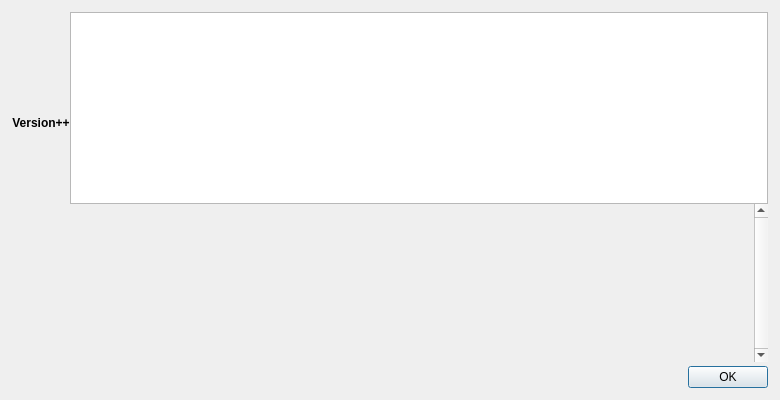
<?xml version="1.0" encoding="UTF-8"?>
<ui version="4.0">
 <class>HelpMessageDialog</class>
 <widget class="QDialog" name="HelpMessageDialog">
  <property name="geometry">
   <rect>
    <x>0</x>
    <y>0</y>
    <width>780</width>
    <height>400</height>
   </rect>
  </property>
  <layout class="QHBoxLayout" name="horizontalLayout_2">
   <property name="spacing">
    <number>0</number>
   </property>
   <property name="leftMargin">
    <number>12</number>
   </property>
   <property name="topMargin">
    <number>12</number>
   </property>
   <property name="rightMargin">
    <number>12</number>
   </property>
   <property name="bottomMargin">
    <number>12</number>
   </property>
   <item>
    <layout class="QVBoxLayout" name="verticalLayoutLogo" stretch="0,0,0">
     <property name="leftMargin">
      <number>0</number>
     </property>
     <property name="topMargin">
      <number>4</number>
     </property>
     <property name="rightMargin">
      <number>0</number>
     </property>
     <item>
      <widget class="QLabel" name="aboutLogo">
       <property name="sizePolicy">
        <sizepolicy hsizetype="Preferred" vsizetype="Ignored">
         <horstretch>0</horstretch>
         <verstretch>0</verstretch>
        </sizepolicy>
       </property>
       <property name="maximumSize">
        <size>
         <width>100</width>
         <height>100</height>
        </size>
       </property>
       <property name="pixmap">
        <pixmap resource="../bitcoin.qrc">:/icons/bitcoin</pixmap>
       </property>
       <property name="scaledContents">
        <bool>true</bool>
       </property>
       <property name="alignment">
        <set>Qt::AlignLeading|Qt::AlignLeft|Qt::AlignTop</set>
       </property>
      </widget>
     </item>
     <item>
      <widget class="QLabel" name="versionPlusPlusLabel">
       <property name="maximumSize">
        <size>
         <width>16777215</width>
         <height>30</height>
        </size>
       </property>
       <property name="font">
        <font>
         <weight>75</weight>
         <bold>true</bold>
        </font>
       </property>
       <property name="text">
        <string>Version++</string>
       </property>
       <property name="scaledContents">
        <bool>false</bool>
       </property>
       <property name="alignment">
        <set>Qt::AlignHCenter|Qt::AlignTop</set>
       </property>
       <property name="wordWrap">
        <bool>true</bool>
       </property>
       <property name="openExternalLinks">
        <bool>false</bool>
       </property>
      </widget>
     </item>
     <item>
      <widget class="QFrame" name="frame">
       <property name="frameShape">
        <enum>QFrame::NoFrame</enum>
       </property>
       <property name="frameShadow">
        <enum>QFrame::Raised</enum>
       </property>
      </widget>
     </item>
    </layout>
   </item>
   <item>
    <layout class="QVBoxLayout" name="verticalLayout">
     <item>
      <widget class="QTextEdit" name="helpMessage">
       <property name="readOnly">
        <bool>true</bool>
       </property>
      </widget>
     </item>
     <item>
      <widget class="QScrollArea" name="scrollArea">
       <property name="frameShape">
        <enum>QFrame::NoFrame</enum>
       </property>
       <property name="verticalScrollBarPolicy">
        <enum>Qt::ScrollBarAlwaysOn</enum>
       </property>
       <property name="widgetResizable">
        <bool>true</bool>
       </property>
       <widget class="QWidget" name="scrollAreaWidgetContents">
        <property name="geometry">
         <rect>
          <x>0</x>
          <y>0</y>
          <width>638</width>
          <height>135</height>
         </rect>
        </property>
        <layout class="QVBoxLayout" name="verticalLayout_2">
         <item>
          <widget class="QLabel" name="aboutMessage">
           <property name="cursor">
            <cursorShape>IBeamCursor</cursorShape>
           </property>
           <property name="textFormat">
            <enum>Qt::PlainText</enum>
           </property>
           <property name="alignment">
            <set>Qt::AlignLeading|Qt::AlignLeft|Qt::AlignTop</set>
           </property>
           <property name="openExternalLinks">
            <bool>true</bool>
           </property>
           <property name="textInteractionFlags">
            <set>Qt::LinksAccessibleByMouse|Qt::TextSelectableByKeyboard|Qt::TextSelectableByMouse</set>
           </property>
          </widget>
         </item>
        </layout>
       </widget>
      </widget>
     </item>
     <item>
      <spacer name="verticalSpacer">
       <property name="orientation">
        <enum>Qt::Vertical</enum>
       </property>
       <property name="sizeType">
        <enum>QSizePolicy::Fixed</enum>
       </property>
       <property name="sizeHint" stdset="0">
        <size>
         <width>4</width>
         <height>4</height>
        </size>
       </property>
      </spacer>
     </item>
     <item>
      <widget class="QDialogButtonBox" name="okButton">
       <property name="orientation">
        <enum>Qt::Horizontal</enum>
       </property>
       <property name="standardButtons">
        <set>QDialogButtonBox::Ok</set>
       </property>
      </widget>
     </item>
    </layout>
   </item>
  </layout>
 </widget>
 <resources>
  <include location="../bitcoin.qrc"/>
 </resources>
 <connections>
  <connection>
   <sender>okButton</sender>
   <signal>accepted()</signal>
   <receiver>HelpMessageDialog</receiver>
   <slot>accept()</slot>
   <hints>
    <hint type="sourcelabel">
     <x>20</x>
     <y>20</y>
    </hint>
    <hint type="destinationlabel">
     <x>20</x>
     <y>20</y>
    </hint>
   </hints>
  </connection>
  <connection>
   <sender>okButton</sender>
   <signal>rejected()</signal>
   <receiver>HelpMessageDialog</receiver>
   <slot>reject()</slot>
   <hints>
    <hint type="sourcelabel">
     <x>20</x>
     <y>20</y>
    </hint>
    <hint type="destinationlabel">
     <x>20</x>
     <y>20</y>
    </hint>
   </hints>
  </connection>
 </connections>
</ui>
